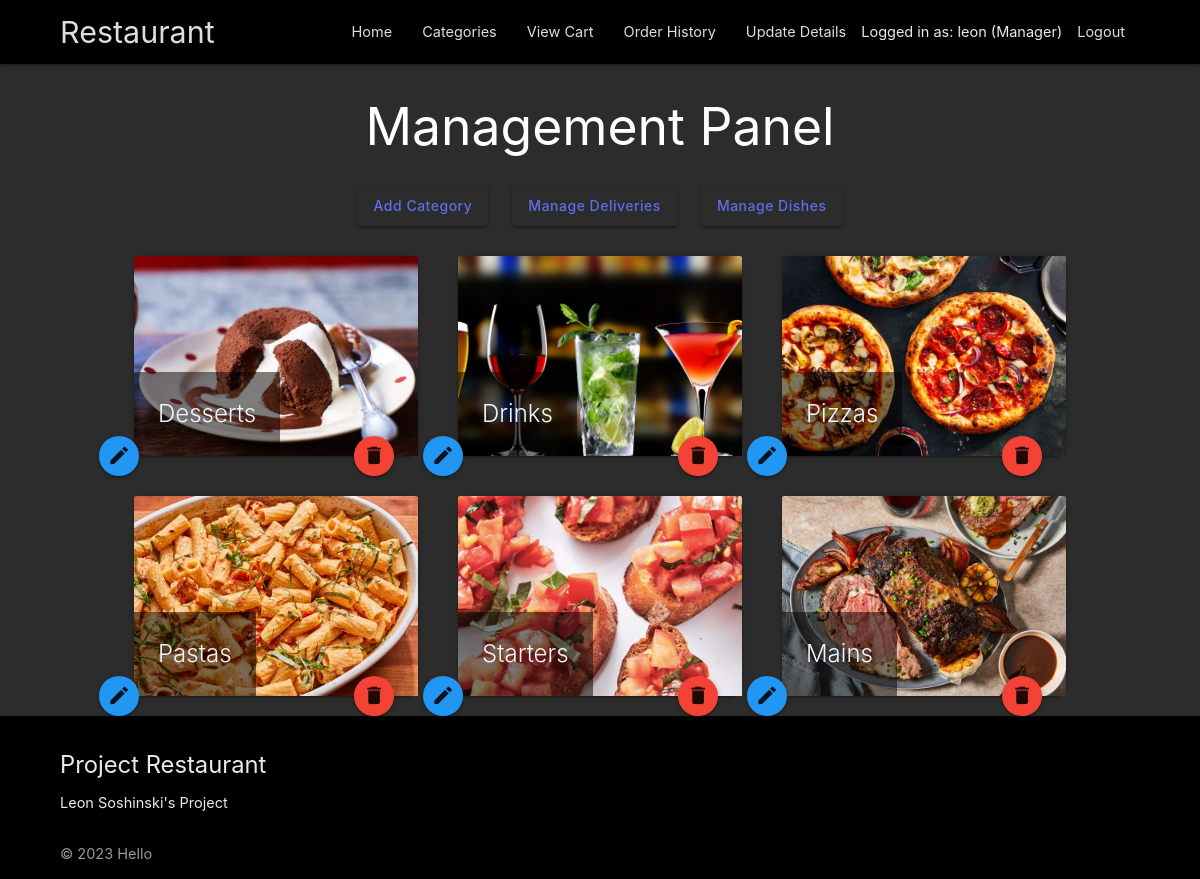
The app's page /management_panel/ (signed in) with its own data.
### menu/models.py (models this page shows, shortened)
class Category(models.Model):
    name = models.CharField(max_length=64)
    image = models.ImageField(upload_to='categories/')

### menu/views/category_views.py (the view)
# urls.py: path('management_panel/', category_views.ManagementPanelView.as_view(), name='management_panel'),
class ManagementPanelView(ManagerRequiredMixin, View):
    def get(self, request):
        categories = Category.objects.all()
        return render(request, 'management_panel.html', {'categories': categories})

### menu/views/delivery_views.py (called while the page is built)
    def test_func(self):
        return self.request.user.groups.filter(name='manager').exists()

### menu/templates/management_panel.html
{% extends 'base.html' %}
{% block content %}
  {% if user.is_staff %}
    <h2 class="white-text center">Management Panel</h2>
    <div class="container">
      <div class="center">
        <a class="btn waves-effect waves-light"
           style="margin:  10px"
           href="{% url 'create_category' %}">Add Category</a>
        <a class="btn waves-effect waves-light"
           style="margin:  10px"
           href="{% url 'manage_deliveries' %}">Manage Deliveries</a>
        <a class="btn waves-effect waves-light"
           style="margin:  10px"
           href="{% url 'manage_dishes' %}">Manage Dishes</a>
      </div>
      <div class="row">
        {% for category in categories %}
          <div class="col s12 m4">
            <div class="card item-card">
              <div class="card-image">
                <a href="{% url 'dishes' category.id %}">
                  <img class="category-image"
                       src="{{ category.image.url }}"
                       alt="{{ category.name }}">
                  <span class="card-title">{{ category.name }}</span>
                </a>
                <a class="btn-floating halfway-fab waves-effect waves-light blue"
                   href="{% url 'edit_category' category.id %}"
                   style="margin-right: 255px">
                  <i class="material-icons">edit</i>
                </a>
                <a class="btn-floating halfway-fab waves-effect waves-light red"
                   href="{% url 'delete_category' category.id %}">
                  <i class="material-icons">delete</i>
                </a>
              </div>
            </div>
          </div>
          {% if forloop.counter|divisibleby:3 and not forloop.last %}
          </div>
          <div class="row">
          {% endif %}
        {% endfor %}
      </div>
    </div>
  {% else %}
    <p class="white-text">You do not have permission to access this page.</p>
  {% endif %}
{% endblock %}

### menu/templates/base.html (shortened to what this page needs)
{% load static %}
<!DOCTYPE html>
<html lang="en">
  <head>
    <link type="text/css"
          rel="stylesheet"
          href="{% static 'css/materialize.min.css' %}"
          media="screen,projection" />
    <link type="text/css"
          rel="stylesheet"
          href="{% static 'css/style.css' %}"
          media="screen,projection" />
  </head>
  <body>
    <nav role="navigation" class="black">
      <div class="nav-wrapper container">
        <a href="{% url 'landing_page' %}" class="brand-logo">Restaurant</a>
        <ul class="right hide-on-med-and-down">
          <li>
            <a href="{% url 'landing_page' %}">Home</a>
          </li>
          <li>
            <a href="{% url 'categories' %}">Categories</a>
          </li>
          {% if user.is_authenticated %}
            <li>
              <a href="{% url 'cart' %}">View Cart</a>
            </li>
            <li>
              <a href="{% url 'order_history' %}">Order History</a>
            </li>
            <li>
              <a href="{% url 'update_details' %}">Update Details</a>
            </li>
            <li>
              Logged in as: {{ user.username }}
              {% if user.is_staff %}(Manager){% endif %}
            </li>
            <li>
              <a href="{% url 'logout' %}">Logout</a>
            </li>
          {% endif %}
        </ul>
      </div>
    </nav>
    <main>
      <div class="container">
        {% block content %}{% endblock %}
      </div>
    </main>
    <footer class="page-footer black">
      <div class="container">
        <div class="row">
          <div class="l6 s12">
            <h5>Project Restaurant</h5>
            <p>Leon Soshinski's Project</p>
          </div>
        </div>
      </div>
      <div class="footer-copyright black">
        <div class="container">© 2023 Hello</div>
      </div>
    </footer>
  </body>
</html>

### static/css/style.css (style rules this page uses)
.container { width: 90%; }
.category-image { width: 100%; height: 200px; object-fit: cover; }
.card-title { background-color: rgba(0, 0, 0, 0.5); padding: 5px; }
.item-card { margin: 20px; }
body { display: flex; min-height: 100vh; flex-direction: column; background-color: #2c2c2c; color: #eaeaec; }
main { flex: 1 0 auto; }
h1, h2, h3, h4, h5 { color: #eaeaec; }
p, li, .menu { color: #eaeaec; }
.btn { color: #5d6fe9; background-color: #2c2c2c; }
.btn-floating { background-color: #5d6fe9; }
.material-icons { color: #5d6fe9; }

### records on screen
Category: image (picture), name "Desserts"
Category: image (picture), name "Drinks"
Category: image (picture), name "Pizzas"
Category: image (picture), name "Pastas"
Category: image (picture), name "Starters"
Category: image (picture), name "Mains"

### other values on screen
{{ user.username }} "leon"
